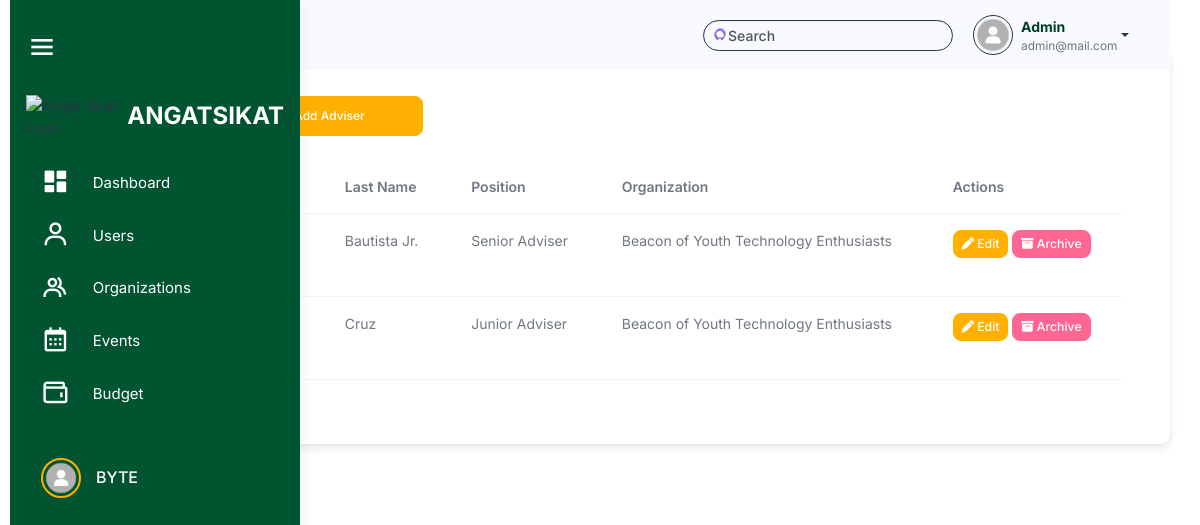
The page /src/adviser_management/advisers.php (signed in) on the database its author committed.
### tables this page shows
CREATE TABLE `users` (
  `user_id` int(11) NOT NULL,
  `username` varchar(100) NOT NULL,
  `password` varchar(255) NOT NULL,
  `profile_picture` varchar(255) NOT NULL,
  `first_name` varchar(255) NOT NULL,
  `last_name` varchar(255) NOT NULL,
  `email` varchar(100) NOT NULL,
  `role` enum('admin','officer','member') NOT NULL,
  `organization_id` int(11) DEFAULT NULL,
  `archived` tinyint(1) DEFAULT 0,
  `created_at` timestamp NOT NULL DEFAULT current_timestamp()
);

CREATE TABLE `advisers` (
  `adviser_id` int(11) NOT NULL,
  `first_name` varchar(255) NOT NULL,
  `last_name` varchar(255) NOT NULL,
  `picture` varchar(255) NOT NULL,
  `organization_id` int(11) NOT NULL,
  `position` varchar(255) NOT NULL
);

CREATE TABLE `organizations` (
  `organization_id` int(11) NOT NULL,
  `organization_name` varchar(255) NOT NULL,
  `organization_logo` varchar(255) DEFAULT NULL,
  `organization_members` int(11) NOT NULL DEFAULT 0,
  `organization_status` enum('Probationary','Level I','Level II') NOT NULL DEFAULT 'Probationary',
  `organization_color` varchar(7) DEFAULT NULL,
  `archived` tinyint(1) DEFAULT 0,
  `created_at` timestamp NOT NULL DEFAULT current_timestamp(),
  `balance` decimal(15,2) DEFAULT 0.00,
  `beginning_balance` decimal(15,2) DEFAULT 0.00,
  `income` decimal(15,2) DEFAULT 0.00,
  `expense` decimal(15,2) DEFAULT 0.00,
  `cash_on_bank` decimal(15,2) DEFAULT 0.00,
  `cash_on_hand` decimal(15,2) DEFAULT 0.00
);

### src/user_query.php (called while the page is built, shortened)
<?php
$user_id = $_SESSION['user_id'];
$user_query = "SELECT * FROM users WHERE user_id = '$user_id'";
$user_result = mysqli_query($conn, $user_query);
if ($user_result && mysqli_num_rows($user_result) > 0) {
    $user = mysqli_fetch_assoc($user_result);
} else {
    echo "Error fetching user data: " . mysqli_error($conn);
    exit();
}
?>

### src/adviser_management/advisers.php (the view, shortened to what this page needs)
<?php
include '../connection.php';
include '../user_query.php';
?>
<!DOCTYPE html>
<html lang="en">
<head>
    <link rel="stylesheet" href="../assets/css/styles.min.css" />
    <link rel="stylesheet" href="../html/sidebar.css" />
    <link rel="stylesheet" href="../activity_management/css/activities.css" />
    <link href="https://unpkg.com/boxicons@2.1.4/css/boxicons.min.css" rel="stylesheet" />
    <link rel="stylesheet" href="https://cdnjs.cloudflare.com/ajax/libs/font-awesome/6.6.0/css/all.min.css">
    <link rel="stylesheet" href="https://cdn.datatables.net/2.1.7/css/dataTables.bootstrap.min.css" />
</head>
<body>
    <div class="page-wrapper" id="main-wrapper" data-layout="vertical" data-navbarbg="skin6" data-sidebartype="full"
        data-sidebar-position="fixed" data-header-position="fixed">
        <aside class="left-sidebar" id="sidebar">
            <div class="top-bar">
                <div id="toggleSidebar" class="burger-icon">
                    <i class="bx bx-menu"></i>
                </div>
            </div>
            <div>
                <div class="brand-logo logo-container">
                    <a href="../html/officer_dashboard.html" class="logo-img">
                        <img src="angat sikat.png" alt="Angat Sikat Logo" class="sidebar-logo">
                    </a>
                    <span class="logo-text">ANGATSIKAT</span>
                </div>
                <nav class="sidebar-nav">
                  <ul id="sidebarnav">
                    <li class="sidebar-item">
                      <a class="sidebar-link" href="../dashboard/admin_dashboard.php" aria-expanded="false"
                        data-tooltip="Dashboard">
                        <i class="bx bxs-dashboard"></i>
                        <span class="hide-menu">Dashboard</span>
                      </a>
                    </li>
                    <li class="sidebar-item">
                      <a class="sidebar-link" href="../user_management/users.php" aria-expanded="false"
                        data-tooltip="Users">
                        <i class="bx bx-user"></i>
                        <span class="hide-menu">Users</span>
                      </a>
                    </li>
                    <li class="sidebar-item">
                      <a class="sidebar-link" href="../organization_management/organizations.php" aria-expanded="false"
                        data-tooltip="Organizations">
                        <i class="bx bx-group"></i>
                        <span class="hide-menu">Organizations</span>
                      </a>
                    </li>
                    <li class="sidebar-item">
                      <a class="sidebar-link" href="../activity_management/calendar.php" aria-expanded="false"
                        data-tooltip="Manage Events">
                        <i class="bx bx-calendar"></i>
                        <span class="hide-menu">Events</span>
                      </a>
                    </li>
                    <li class="sidebar-item">
                      <a class="sidebar-link" aria-expanded="false" data-tooltip="Budget">
                        <i class="bx bx-wallet"></i>
                        <span class="hide-menu">Budget</span>
                      </a>
                    </li>
                    <li class="sidebar-item profile-container">
                      <a class="sidebar-link" href="../user/profile.html" aria-expanded="false" data-tooltip="Profile">
                        <div class="profile-pic-border">
                          <img src="<?php echo !empty($profile_picture) ? '../user/uploads/' . htmlspecialchars($profile_picture) : '../user/uploads/default.png'; ?>" alt="Profile Picture" class="profile-pic" />
                        </div>
                        <span class="profile-name">BYTE</span>
                      </a>
                    </li>
                  </ul>
                </nav>
            </div>
        </aside>
        <div class="body-wrapper">
            <header class="app-header">
                <nav class="navbar navbar-expand-lg navbar-light">
                    <div class="navbar-collapse justify-content-end px-0" id="navbarNav">
                        <div class="container-fluid d-flex justify-content-end align-items-center"
                            style="padding: 0 1rem; background-color: transparent;">
                            <div class="d-none d-sm-flex position-relative" style=" width: 250px; margin-right: 10px;">
                                <input class="form-control py-1 ps-4 pe-3 border border-dark rounded-pill" type="search"
                                    placeholder="Search" id="searchInput" style="width: 100%; padding: 0.25rem 1rem;">
                            </div>
                            <div class="dropdown">
                                <a href="#" class="dropdown-toggle d-flex align-items-center" data-bs-toggle="dropdown"
                                    aria-expanded="false" style="text-decoration: none;">
                                    <img class="border border-dark rounded-circle" src="<?php echo !empty($profile_picture) ? '../user/uploads/' . htmlspecialchars($profile_picture) : '../user/uploads/default.png'; ?>" alt="Profile"
                                        style="width: 40px; height: 40px; margin-left: 10px;">
                                        <div class="d-flex flex-column align-items-start ms-2">
                                          <span style="font-weight: bold; color: #004024; text-decoration: none;"><?php echo htmlspecialchars($user['first_name']) . ' ' . htmlspecialchars($user['last_name']); ?></span>
                                          <span style="font-size: 0.85em; color: #6c757d; text-decoration: none;"><?php echo htmlspecialchars($user['email']); ?></span>
                                        </div>
                                </a>
                            </div>
                        </div>
                    </div>
                </nav>
            </header>
        </div>
         <div class="container mt-5 p-5">
            <h2 class="mb-4">Advisers
                <button class="btn btn-primary ms-3" data-bs-toggle="modal" data-bs-target="#addAdviserModal"
                    style="height: 40px; width: 200px; border-radius: 8px; font-size: 12px;">
                    <i class="fa-solid fa-plus"></i> Add Adviser
                </button>
            </h2>
            <table id="advisersTable" class="table">
                <thead>
                    <tr>
                        <th>Picture</th>
                        <th>First Name</th>
                        <th>Last Name</th>
                        <th>Position</th>
                        <th>Organization</th>
                        <th>Actions</th>
                    </tr>
                </thead>
                <tbody>
                    <?php
                    $adviserQuery = "SELECT advisers.*, organizations.organization_name
                                    FROM advisers
                                    JOIN organizations ON advisers.organization_id = organizations.organization_id";
                    $adviserResult = $conn->query($adviserQuery);
                    if ($adviserResult->num_rows > 0) {
                        while ($adviserRow = $adviserResult->fetch_assoc()) {
                            $picture = !empty($adviserRow['picture']) ? "uploads/" . $adviserRow['picture'] : "path/to/default-image.jpg";
                            echo "<tr>
                                    <td>
                                        <img src='$picture' alt='Adviser Picture' class='img-fluid' style='width: 50px; height: 50px; object-fit: cover; border-radius: 50%;'>
                                    </td>
                                    <td>{$adviserRow['first_name']}</td>
                                    <td>{$adviserRow['last_name']}</td>
                                    <td>{$adviserRow['position']}</td>
                                    <td>{$adviserRow['organization_name']}</td>
                                    <td>
                                        <button class='btn btn-primary btn-sm edit-btn mb-3'
                                                data-bs-toggle='modal'
                                                data-bs-target='#editAdviserModal'
                                                data-id='{$adviserRow['adviser_id']}'>
                                            <i class='fa-solid fa-pen'></i> Edit
                                        </button>
                                        <button class='btn btn-danger btn-sm archive-btn mb-3'
                                                data-id='{$adviserRow['adviser_id']}'>
                                            <i class='fa-solid fa-box-archive'></i> Archive
                                        </button>
                                    </td>
                                </tr>";
                        }
                    } else {
                        echo "<tr><td colspan='6' class='text-center'>No advisers found</td></tr>";
                    }
                    ?>
                </tbody>
            </table>
        </div>
    </div>
</body>
</html>

### src/html/sidebar.css (style rules this page uses)
#sidebar { width: 290px; background-color: #00542f; transition: width 0.3s, height 0.3s; display: flex; flex-direction: column; height: 100vh; position: fixed; left: 0; top: 0; border-radius: 0; overflow-x: hidden; z-index: 1000; }
#sidebar .sidebar-item a { display: flex; align-items: center; padding: 10px 15px; color: #ffffff; text-decoration: none; border-radius: 8px; transition: background-color 0.3s; }
.profile-container { display: flex; align-items: center; width: 100%; margin-top: 30px; }
.sidebar-item { position: relative; }
.page-wrapper { transition: margin-left 0.3s; }

### src/activity_management/css/activities.css (style rules this page uses)
:root { --bs-font-sans-serif: "Inter", sans-serif; --bs-primary: #ffb000; --bs-secondary: #6c757d; --bs-danger: #ff6692; --bs-body-font-size: 0.875rem; --bs-body-font-weight: 400; --bs-body-line-height: 1.5; --bs-body-color: #111c2d99; --bs-body-bg: #fff; --bs-border-color: #e4ebf0; --bs-heading-color: #111c2d; --bs-border-radius: 7px; --bs-gutter-x: 24px; --bs-btn-font-size: 0.875rem; --bs-card-spacer-y: 30px; --bs-card-spacer-x: 30px; --bs-card-border-width: 0px; --bs-success-rgb: 19,222,185; --bs-primary-rgb: 255, 176, 0; --bs-light-rgb: 246,249,252; --bs-dark-rgb: 42,53,71; }
.container { padding-top: 20px; background-color: #fff; border-radius: 10px; box-shadow: 0 4px 8px rgba(0, 0, 0, 0.1); }
table { table-layout: auto; max-width: 100%; height: auto; border-collapse: collapse; }
.btn-primary { background-color: #ffb000; border-color: #ffb000; }
#sidebar { width: 290px; background-color: #00542f; transition: width 0.3s, height 0.3s; display: flex; flex-direction: column; height: 100vh; position: fixed; left: 0; top: 0; border-radius: 0; overflow-x: hidden; z-index: 1000; }
#sidebar .sidebar-item a { display: flex; align-items: center; padding: 10px 15px; color: #ffffff; text-decoration: none; border-radius: 8px; transition: background-color 0.3s; }
.profile-container { display: flex; align-items: center; width: 100%; margin-top: 30px; }
.sidebar-item { position: relative; }
.page-wrapper { transition: margin-left 0.3s; }

### rows shown on the page
users: first_name "Admin", email "admin@mail.com"
advisers: last_name "Bautista Jr.", position "Senior Adviser", organization.organization_name "Beacon of Youth Technology Enthusiasts"
advisers: last_name "Cruz", position "Junior Adviser", organization.organization_name "Beacon of Youth Technology Enthusiasts"
